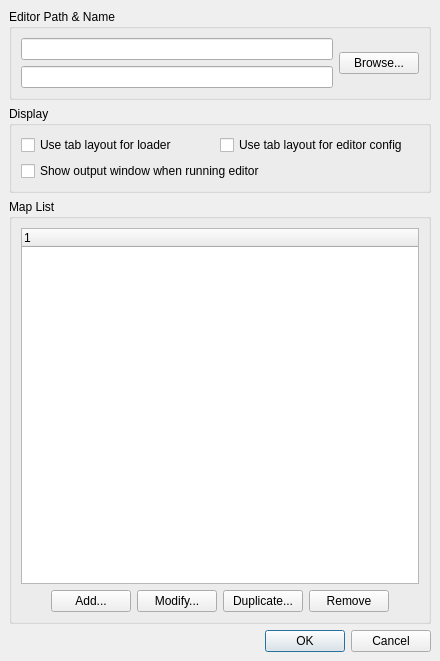
<ui version="4.0" >
 <class>Dialog</class>
 <widget class="QDialog" name="Dialog" >
  <property name="geometry" >
   <rect>
    <x>0</x>
    <y>0</y>
    <width>440</width>
    <height>661</height>
   </rect>
  </property>
  <property name="windowTitle" >
   <string>Dialog</string>
  </property>
  <layout class="QVBoxLayout" >
   <property name="margin" >
    <number>9</number>
   </property>
   <property name="spacing" >
    <number>6</number>
   </property>
   <item>
    <widget class="QGroupBox" name="groupBox" >
     <property name="title" >
      <string>Editor Path &amp;&amp; Name</string>
     </property>
     <layout class="QGridLayout" >
      <property name="margin" >
       <number>9</number>
      </property>
      <property name="spacing" >
       <number>6</number>
      </property>
      <item rowspan="2" row="0" column="1" >
       <widget class="QPushButton" name="pushButton" >
        <property name="text" >
         <string>Browse...</string>
        </property>
       </widget>
      </item>
      <item row="1" column="0" >
       <widget class="QLineEdit" name="lineEdit_2" />
      </item>
      <item row="0" column="0" >
       <widget class="QLineEdit" name="lineEdit" />
      </item>
     </layout>
    </widget>
   </item>
   <item>
    <widget class="QGroupBox" name="groupBox_2" >
     <property name="title" >
      <string>Display</string>
     </property>
     <layout class="QVBoxLayout" >
      <property name="margin" >
       <number>9</number>
      </property>
      <property name="spacing" >
       <number>6</number>
      </property>
      <item>
       <layout class="QHBoxLayout" >
        <property name="margin" >
         <number>0</number>
        </property>
        <property name="spacing" >
         <number>0</number>
        </property>
        <item>
         <widget class="QCheckBox" name="checkBox" >
          <property name="text" >
           <string>Use tab layout for loader</string>
          </property>
         </widget>
        </item>
        <item>
         <widget class="QCheckBox" name="checkBox_2" >
          <property name="text" >
           <string>Use tab layout for editor config</string>
          </property>
         </widget>
        </item>
       </layout>
      </item>
      <item>
       <widget class="QCheckBox" name="checkBox_3" >
        <property name="text" >
         <string>Show output window when running editor</string>
        </property>
       </widget>
      </item>
     </layout>
    </widget>
   </item>
   <item>
    <widget class="QGroupBox" name="groupBox_3" >
     <property name="title" >
      <string>Map List</string>
     </property>
     <layout class="QVBoxLayout" >
      <property name="margin" >
       <number>9</number>
      </property>
      <property name="spacing" >
       <number>6</number>
      </property>
      <item>
       <widget class="QTreeWidget" name="treeWidget" />
      </item>
      <item>
       <layout class="QHBoxLayout" >
        <property name="margin" >
         <number>0</number>
        </property>
        <property name="spacing" >
         <number>6</number>
        </property>
        <item>
         <spacer>
          <property name="orientation" >
           <enum>Qt::Horizontal</enum>
          </property>
          <property name="sizeHint" >
           <size>
            <width>40</width>
            <height>20</height>
           </size>
          </property>
         </spacer>
        </item>
        <item>
         <widget class="QPushButton" name="pushButton_3" >
          <property name="text" >
           <string>Add...</string>
          </property>
         </widget>
        </item>
        <item>
         <widget class="QPushButton" name="pushButton_4" >
          <property name="text" >
           <string>Modify...</string>
          </property>
         </widget>
        </item>
        <item>
         <widget class="QPushButton" name="pushButton_5" >
          <property name="text" >
           <string>Duplicate...</string>
          </property>
         </widget>
        </item>
        <item>
         <widget class="QPushButton" name="pushButton_2" >
          <property name="text" >
           <string>Remove</string>
          </property>
         </widget>
        </item>
        <item>
         <spacer>
          <property name="orientation" >
           <enum>Qt::Horizontal</enum>
          </property>
          <property name="sizeHint" >
           <size>
            <width>40</width>
            <height>20</height>
           </size>
          </property>
         </spacer>
        </item>
       </layout>
      </item>
     </layout>
    </widget>
   </item>
   <item>
    <widget class="QDialogButtonBox" name="buttonBox" >
     <property name="orientation" >
      <enum>Qt::Horizontal</enum>
     </property>
     <property name="standardButtons" >
      <set>QDialogButtonBox::Cancel|QDialogButtonBox::NoButton|QDialogButtonBox::Ok</set>
     </property>
    </widget>
   </item>
  </layout>
 </widget>
 <resources/>
 <connections>
  <connection>
   <sender>buttonBox</sender>
   <signal>accepted()</signal>
   <receiver>Dialog</receiver>
   <slot>accept()</slot>
   <hints>
    <hint type="sourcelabel" >
     <x>248</x>
     <y>254</y>
    </hint>
    <hint type="destinationlabel" >
     <x>157</x>
     <y>274</y>
    </hint>
   </hints>
  </connection>
  <connection>
   <sender>buttonBox</sender>
   <signal>rejected()</signal>
   <receiver>Dialog</receiver>
   <slot>reject()</slot>
   <hints>
    <hint type="sourcelabel" >
     <x>316</x>
     <y>260</y>
    </hint>
    <hint type="destinationlabel" >
     <x>286</x>
     <y>274</y>
    </hint>
   </hints>
  </connection>
 </connections>
</ui>
